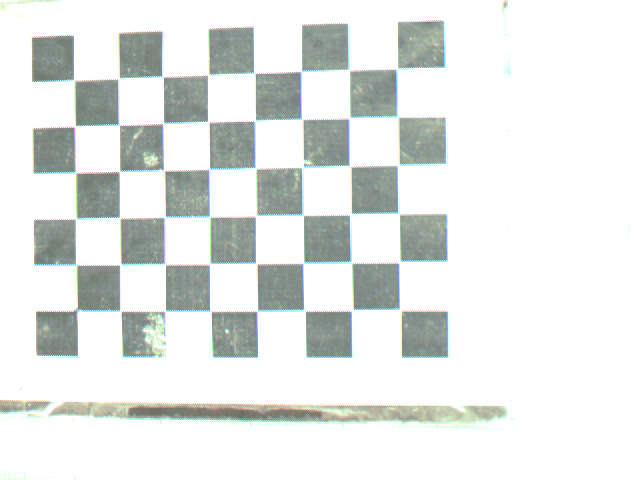
#> input picture Robotics/Pictures/right1.ppm, 640 x 480 px; its folder holds 4 pictures in this run
$ python calib.py
#> lines starting #> are read from the running program, lines starting #| are printed output that depends on the picture; after the words box and inside, x2 and y2 are one past the last pixel; in counts of white or black regions, pixels touching at a corner belong together
#!/usr/bin/env python

import cv2
import numpy as np
import glob
#import sys
#import os


def calibrate(fileset):
    # Defining the dimensions of checkerboard
#> called with fileset = 'right*.ppm'
    CHECKERBOARD = (8,6)
    #criteria = (cv2.TERM_CRITERIA_EPS + cv2.TERM_CRITERIA_MAX_ITER, 30, 0.001)

    # Creating vector to store vectors of 3D points for each checkerboard image
    objpoints = []
    # Creating vector to store vectors of 2D points for each checkerboard image
    imgpoints = []


    # Defining the world coordinates for 3D points
    objp = np.zeros((1, CHECKERBOARD[0] * CHECKERBOARD[1], 3), np.float32)
    objp[0,:,:2] = np.mgrid[0:CHECKERBOARD[0], 0:CHECKERBOARD[1]].T.reshape(-1, 2)
    #prev_img_shape = None

    # Extracting path of individual image stored in a given directory
    images = glob.glob(fileset)
    for fname in images:
        img = cv2.imread(fname)
#> img is the input picture: shape (480, 640, 3); mean B, G, R 229.1, 230.9, 227.6
        gray = cv2.cvtColor(img,cv2.COLOR_BGR2GRAY)
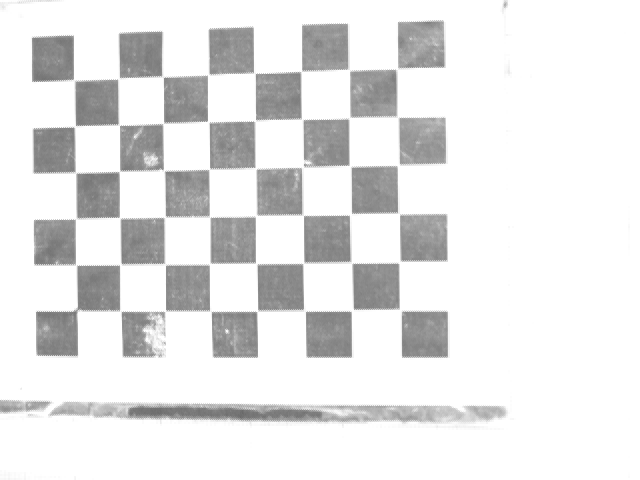
#> gray: shape (480, 640); min 105, max 255, mean 229.7
        # Find the chess board corners
        # If desired number of corners are found in the image then ret = true
        ret, corners = cv2.findChessboardCorners(gray, CHECKERBOARD, None)
#> ret = True; corners = 48 rows, first 8: [73.47, 80.48], [118.5, 79.02], [162.5, 76.51], [208.2, 74.09], [254.2, 73.62], [301.5, 71.6], [349.5, 69.51], [397.5, 69.63]

        """
        If desired number of corner are detected,
        we refine the pixel coordinates and display
        them on the images of checker board
        """
        if ret == True:
            objpoints.append(objp)
            # refining pixel coordinates for given 2d points.
            #corners2 = cv2.cornerSubPix(gray, corners, (11,11),(-1,-1), criteria)
            imgpoints.append(corners)
            # Draw and display the corners
            cv2.drawChessboardCorners(img, CHECKERBOARD, corners, ret)
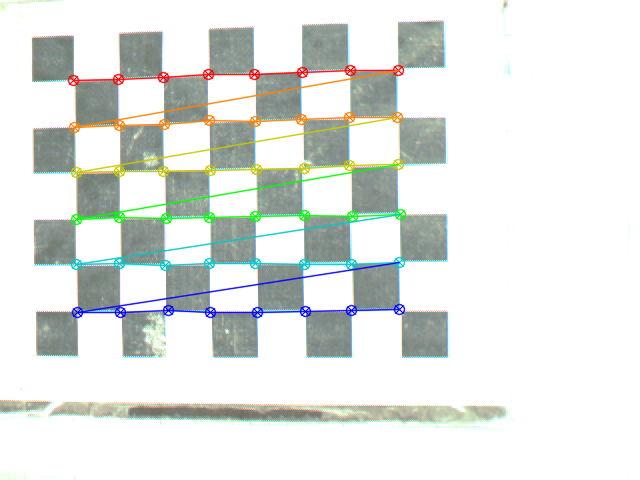
#> img: shape (480, 640, 3); 4.7% of pixels changed, all inside (x1, y1, x2, y2) = (67, 64, 407, 319)
        else:
            print(f'\nCalibration points not found for image: {fname}\n')
        cv2.imshow('img',img)
        cv2.waitKey(10)
#> pass 2 of the loop in calibrate, `for fname in images:`:
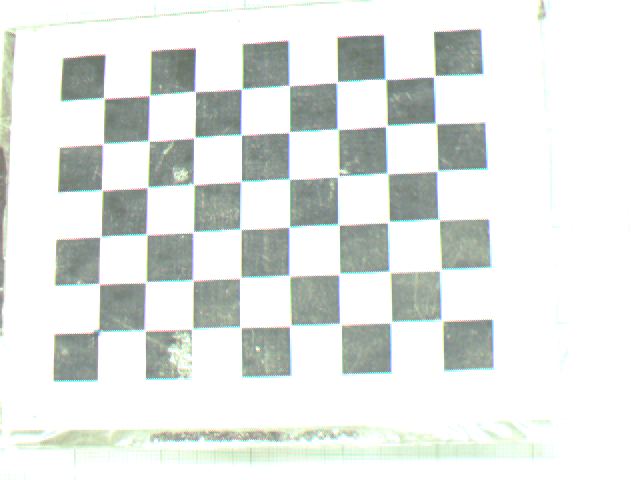
#> input picture Robotics/Pictures/right10.ppm, 640 x 480 px
#> in calibrate, img is the input picture: shape (480, 640, 3); mean B, G, R 228, 230.9, 226.8
#> in calibrate, `gray = cv2.cvtColor(img,cv2.COLOR_BGR2GRAY)`:
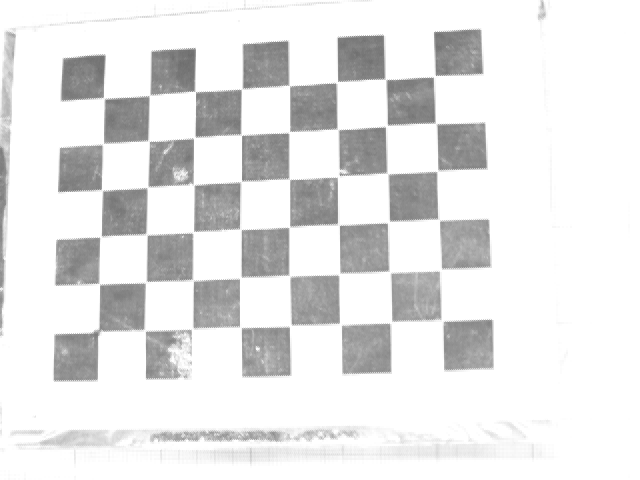
#> gray: shape (480, 640); min 109, max 255, mean 229.4
#> corners = 48 rows, first 8: [103.5, 98.48], [149.4, 95.36], [195.5, 91.38], [241.4, 89.38], [289.5, 85.38], [335.7, 81.48], [385.5, 79.35], [435.6, 77.59]
#> in calibrate, `cv2.drawChessboardCorners(img, CHECKERBOARD, corners, ret)`:
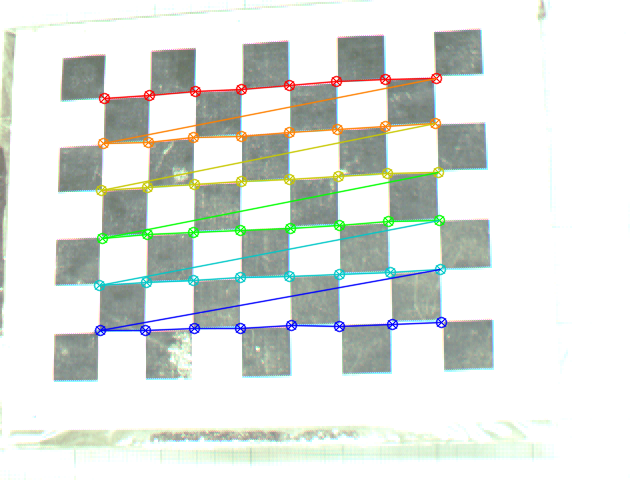
#> img: shape (480, 640, 3); 4.86% of pixels changed, all inside (x1, y1, x2, y2) = (93, 72, 448, 337)
#> pass 3 of the loop in calibrate, `for fname in images:`:
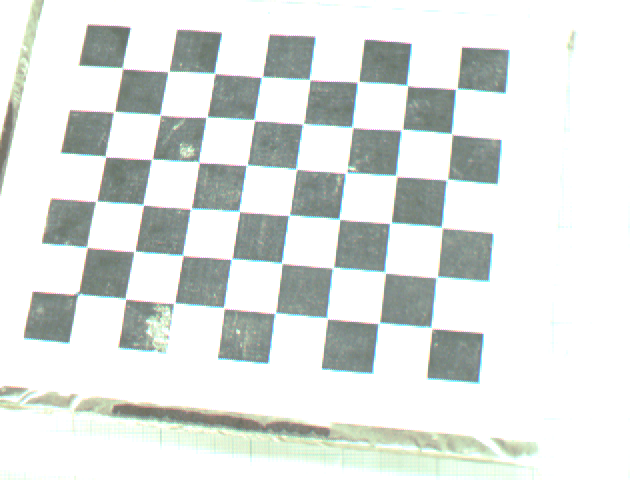
#> input picture Robotics/Pictures/right2.ppm, 640 x 480 px
#> in calibrate, img is the input picture: shape (480, 640, 3); mean B, G, R 224.5, 227.2, 222.8
#> in calibrate, `gray = cv2.cvtColor(img,cv2.COLOR_BGR2GRAY)`:
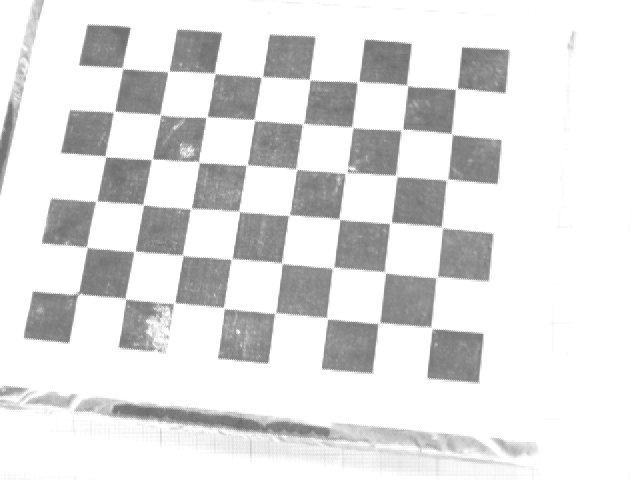
#> gray: shape (480, 640); min 107, max 255, mean 225.6
#> corners = 48 rows, first 8: [123.5, 67.55], [167.2, 71.25], [214.3, 73.55], [261.3, 77.54], [309.3, 79.48], [357.5, 81.27], [405.9, 85.66], [454.5, 87]
#> in calibrate, `cv2.drawChessboardCorners(img, CHECKERBOARD, corners, ret)`:
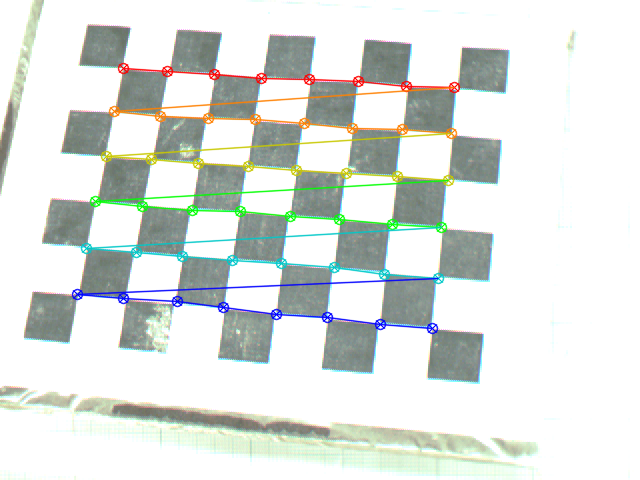
#> img: shape (480, 640, 3); 4.96% of pixels changed, all inside (x1, y1, x2, y2) = (71, 62, 461, 335)
#> the loop made 4 passes; the first 3 are shown

    cv2.destroyAllWindows()
    #gray = cv2.cvtColor(img,cv2.COLOR_BGR2GRAY)
    #h,w = img.shape[:2]

    """
    Performing camera calibration by
    passing the value of known 3D points (objpoints)
    and corresponding pixel coordinates of the
    detected corners (imgpoints)
    """
    ret, mtx, dist, rvecs, tvecs = cv2.calibrateCamera(objpoints, imgpoints, gray.shape[::-1], None, None)

    r_matrices = [cv2.Rodrigues(rotation)[0] for rotation in rvecs]

    print("Camera matrix : \n")
    print(mtx)
    print("dist : \n")
    print(dist)
    print("r_matrices : \n")
    print(len(rvecs))
    print(r_matrices)
    print("tvecs : \n")
    print(tvecs)

    return mtx, r_matrices, tvecs


right_files = 'right*.ppm'
left_files = 'left*.ppm'

R_intrinsic, R_rvecs, R_translations = calibrate(right_files)
L_intrinsic, L_rvecs, L_translations = calibrate(left_files)
#> (the run stopped early here; a loop or call above may not have finished)
